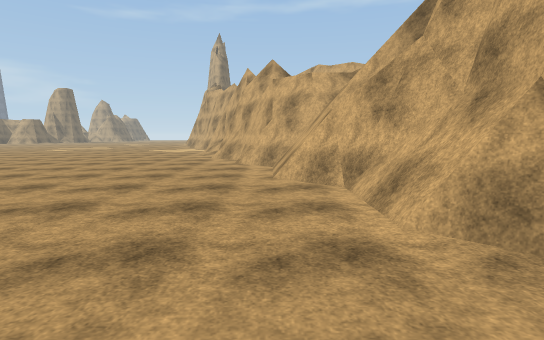
view 1 (above)

19 first-person views from a walk through a 3-D level made in the Unity game engine. The camera is 1.4 m above the floor, tilts 6° down and sees 80° across. The floor is counted in squares, 2 m on a side. Each view is taken from the middle of a square. On the plan, view 1 faces up. The plan holds only what a view shows up to about 10 squares ahead; the rest is blank. The place goes on beyond the plan. The player is left out. Surface patterns are stand-ins for the level's own textures.

view 2
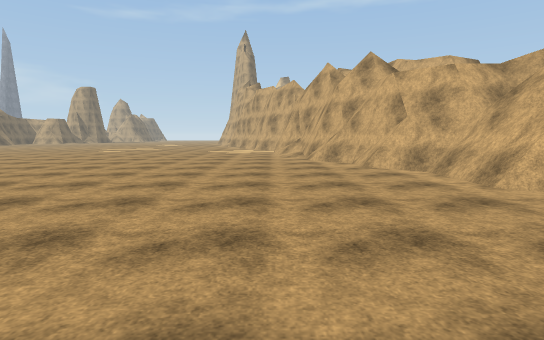

view 3
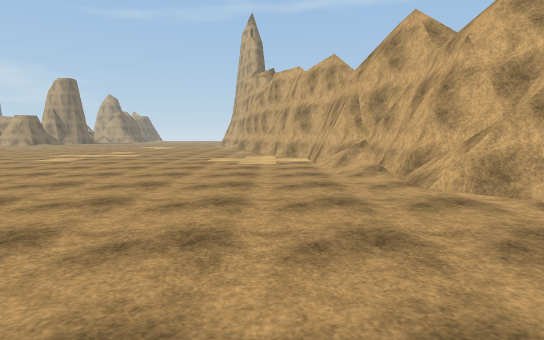

view 4
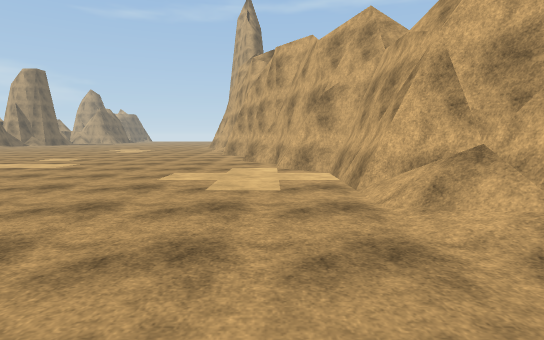

view 5
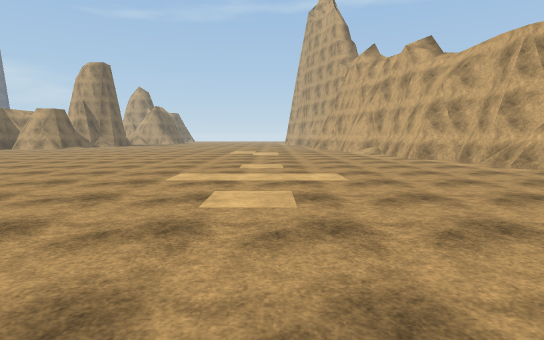

view 6
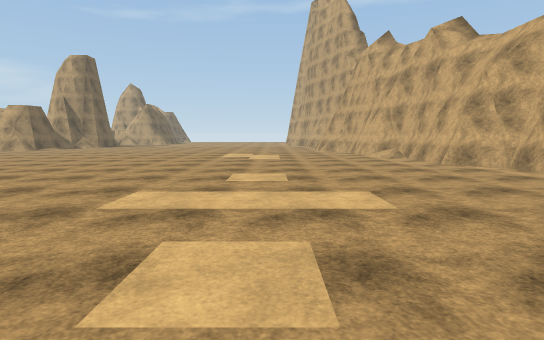

view 7
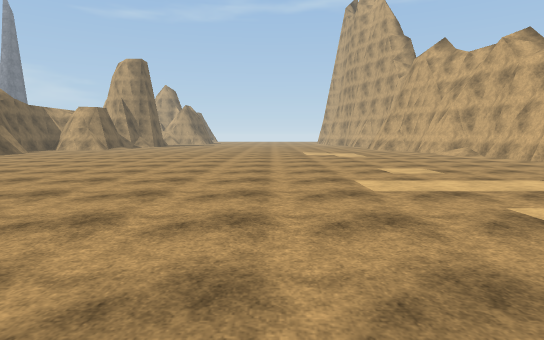

view 8
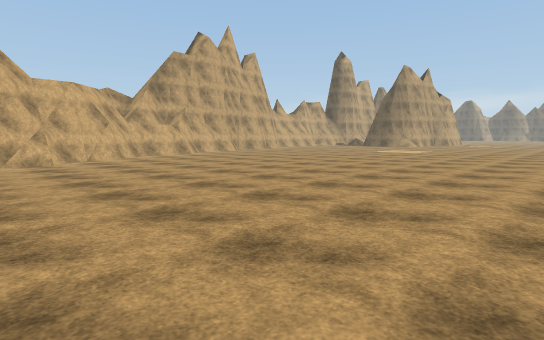

view 9
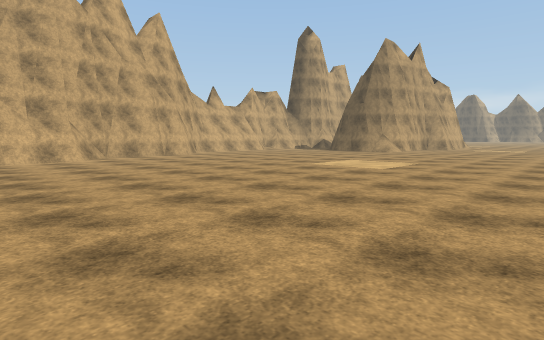

view 10
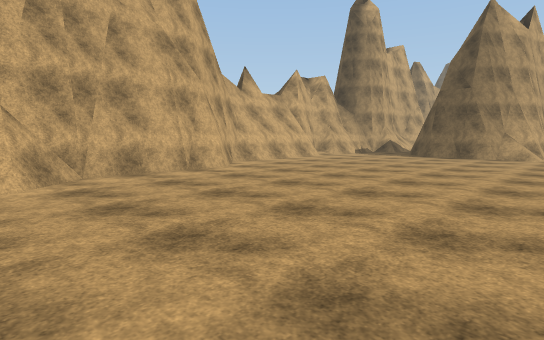

view 11
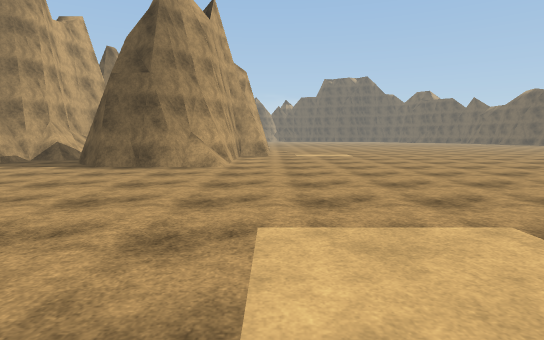

view 12
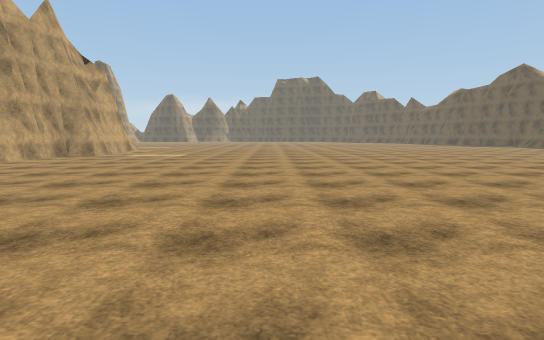

view 13
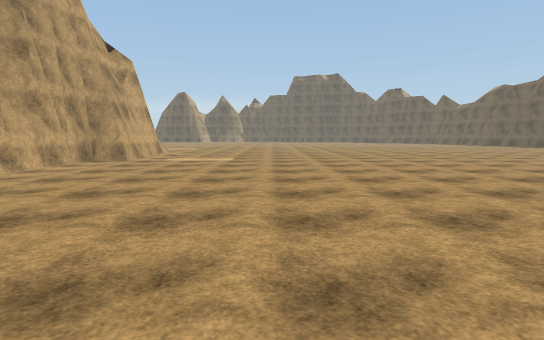

view 14
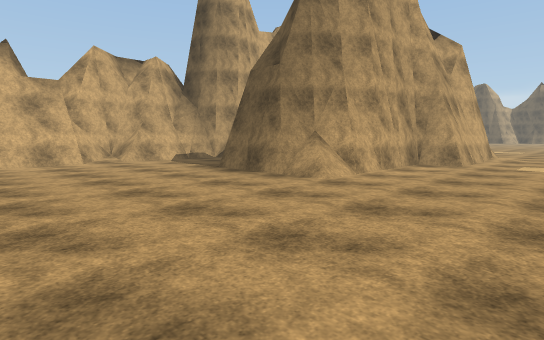

view 15
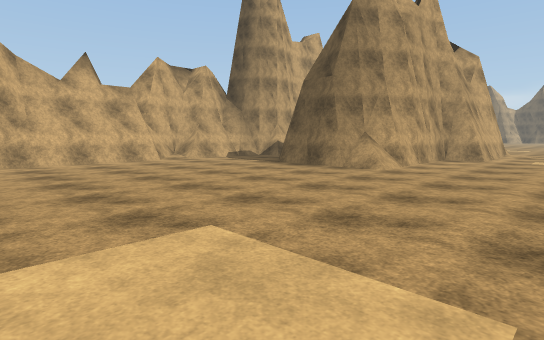

view 16
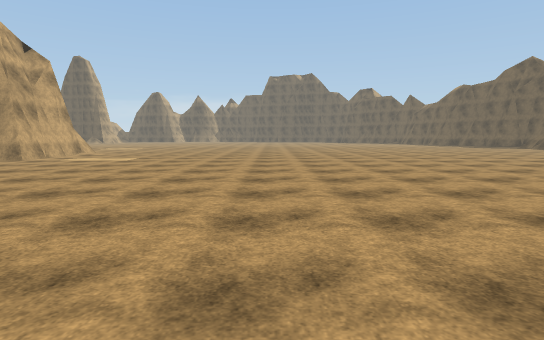

view 17
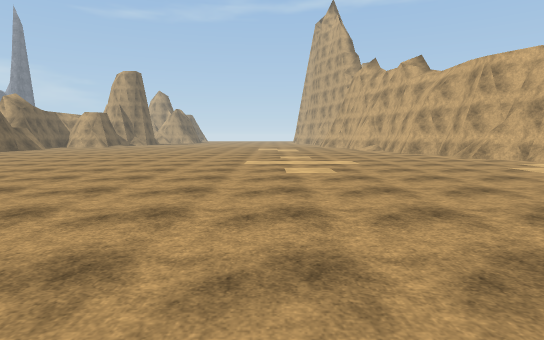

view 18
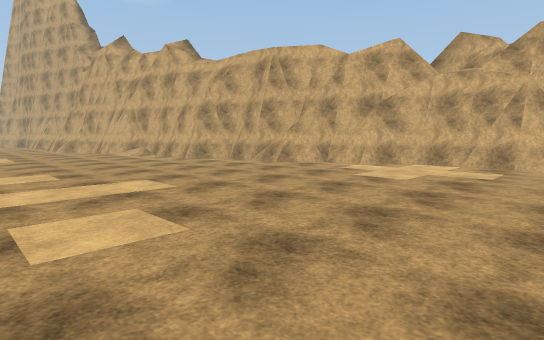

view 19
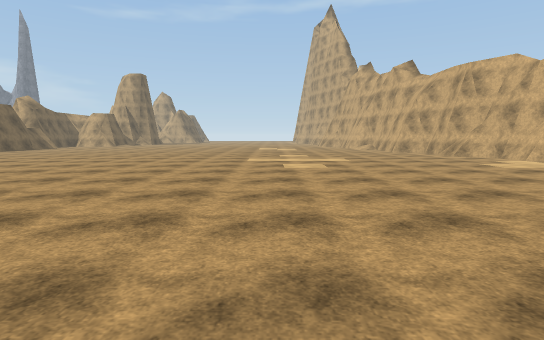

### Floor plan
Key: @ floor where view 1 was taken; # wall or solid block; . floor; = window, fence, low wall or low ledge.
Columns run from 21 left of view 1 to 4 right of it. Each row starts with its distance up from view 1.
 24    ............#
 23 ...............##
 22 ...............##
 21  ...............#
 20   ..............##
 19   ..............=#
 18   ...............##
 17   ................#
 16    ...............##
 15     ..............##
 14      ..............#
 13       .............#
 12       .............#
 11        ............##
 10         ............##
  9          ...........##
  8           ...........#
  7           ...........##
  6            ..........##
  5            ...........#
  4            ...........##
  3            ...........##
  2            ............#
  1            ............#
  0            ..........@.#
 -1            . ..........##
 -2           ..............#
 -3          ...............#
 -4         ................#
 -5        .................##
 -6        .................##
 -7       ...................#
 -8      ...................##
 -9     ...............###..##
-10    ...............##   .#
-11    ...............#    ##
-12   ................#
-13   ...............##

Where each view was taken, in squares from view 1:
view 1: 0 up, 0 right, facing up
view 2: 1 up, 3 left, facing up
view 3: 6 up, 4 left, facing up
view 4: 10 up, 4 left, facing up
view 5: 12 up, 10 left, facing up
view 6: 14 up, 10 left, facing up
view 7: 13 up, 13 left, facing up
view 8: 12 up, 11 left, facing down-right
view 9: 5 up, 9 left, facing down-right
view 10: 3 up, 4 left, facing down-right
view 11: 1 down, 4 left, facing down
view 12: 1 down, 10 left, facing down
view 13: 3 down, 8 left, facing down
view 14: 4 down, 6 left, facing down-right
view 15: 2 down, 6 left, facing down-right
view 16: 3 down, 11 left, facing down
view 17: 9 up, 11 left, facing up
view 18: 13 up, 11 left, facing up-right
view 19: 8 up, 11 left, facing up
